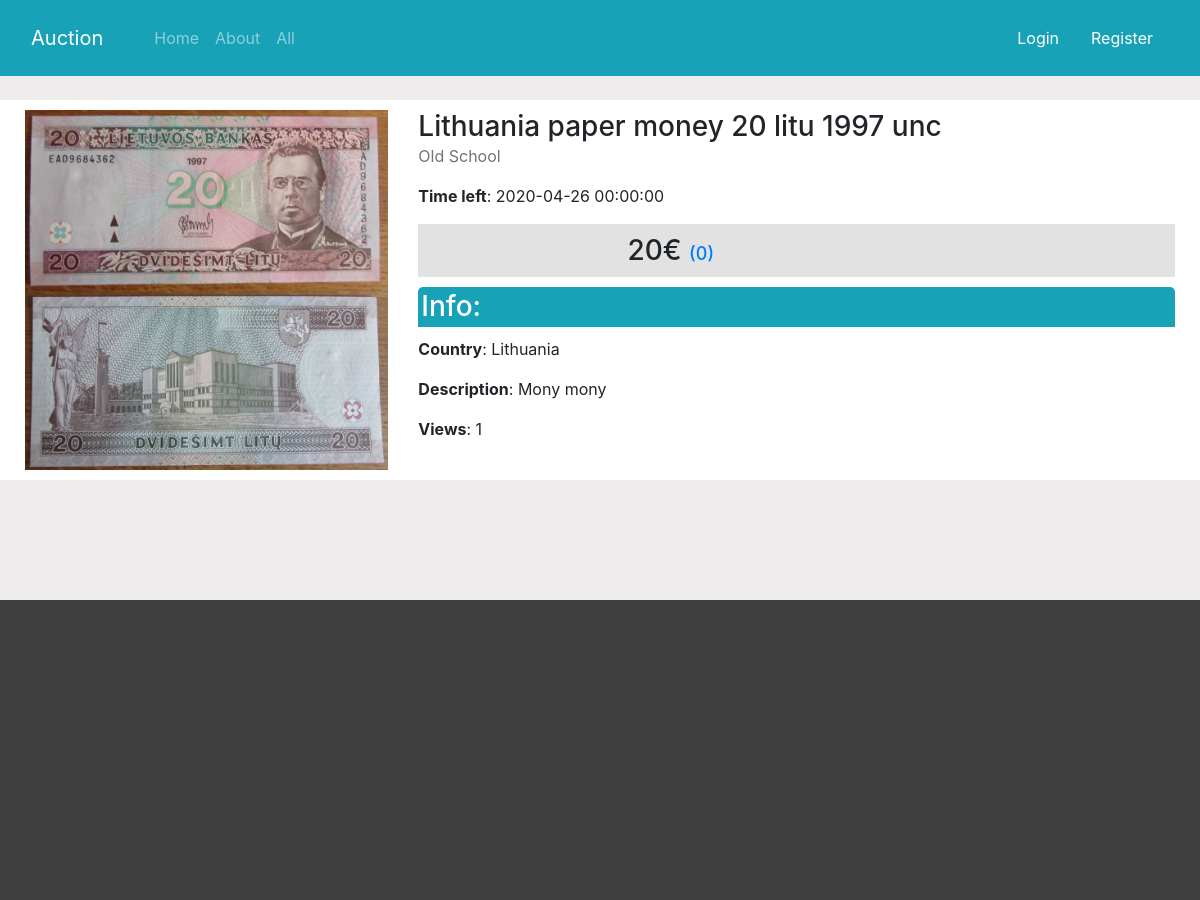
/item/52, run on an earlier commit of the app's database.
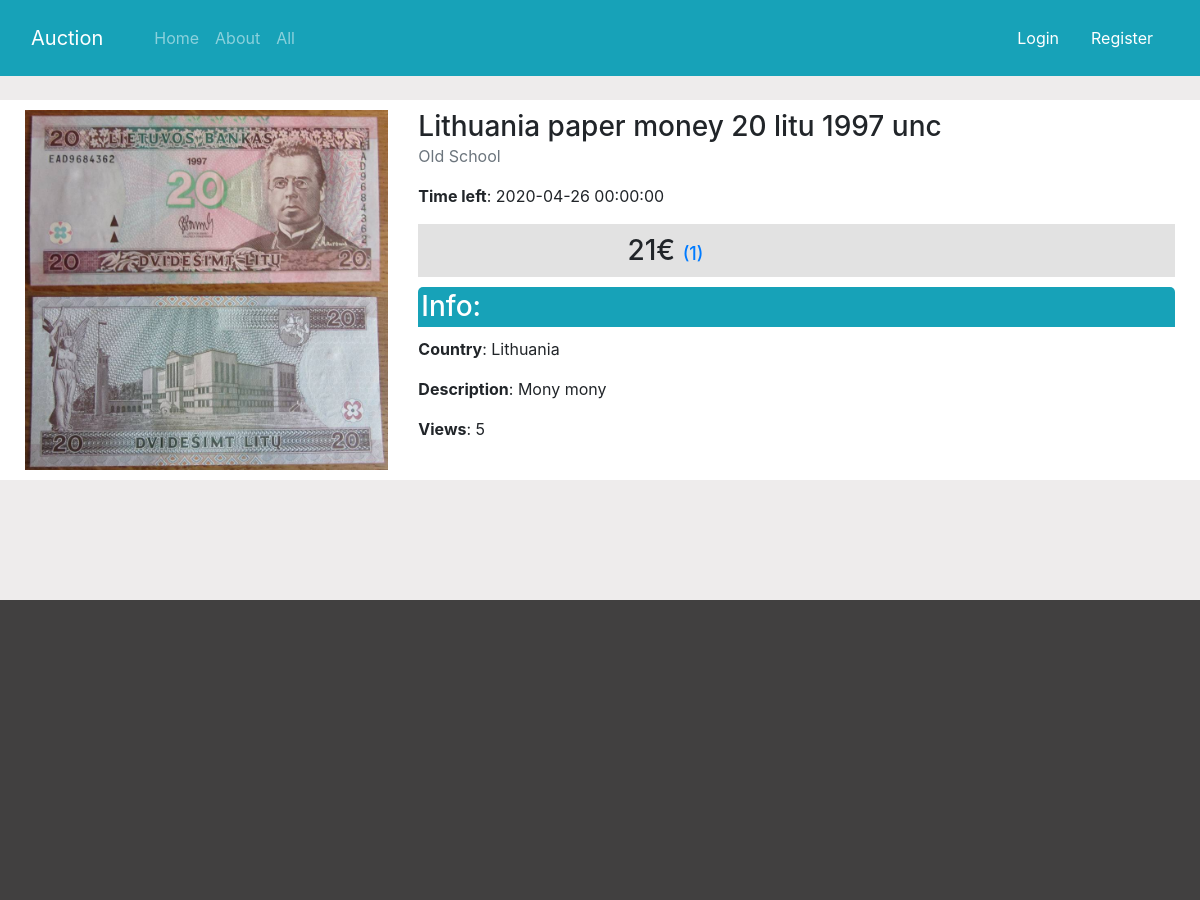
And on a later commit of the database.
### app/item.py (models this page shows)
class Item(db.Model):
    id = db.Column(db.Integer, primary_key=True)
    name = db.Column(db.String(80), nullable=False)
    category = db.Column(db.String(80), nullable=False)
    description = db.Column(db.String(80), nullable=False)
    country = db.Column(db.String(80), nullable=False)
    min_price = db.Column(db.Integer, nullable=False)
    offer = db.relationship('Offer', backref='offer', lazy=True)
    auction_image = db.Column(db.String(256), nullable=False)
    end_day = db.Column(db.DateTime, nullable=False)
    time = db.Column(db.Integer, nullable=False)
    views = db.Column(db.Integer, nullable=False, default=0)
    user_id = db.Column(db.Integer, db.ForeignKey('user.id'), nullable=False)

### app/controllers/item.py (the view)
@App.route('/item/<int:item_id>', methods=['GET', 'POST'])
def item(item_id):
    form = BidForm()
    item = Item.query.get_or_404(item_id)
    offer = Offer.query.filter_by(item_id=item_id).order_by(Offer.id.desc()).first()
    item.views = item.views+1
    db.session.commit()
    return render_template('single-item.html', title=item.name, item=item, offerLen=len(item.offer), form=form)

### app/templates/single-item.html (shortened to what this page needs)
{% extends 'layout.html' %}
{% block content %}
    <div class="row bg-white">
        <div class="col-4">
            <img src={{url_for('static', filename='images/'+item.auction_image)}} alt="img">
        </div>
        <div class="col-8">
            <h3>{{title.capitalize()}}</h3>
            <p class="text-muted">{{item.category}}</p>
            <p><span class="font-weight-bold">Time left</span>:   {{item.end_day}}</p>
            <div class="bid">
                <div class="container">
                        <h3>{{item.min_price}}€ <a style="font-size: 18px;" href={{url_for('offers', item_id=item.id)}}>({{offerLen}})</a></h3>
                </div>
            </div>
            <h3 class="infobar bg-info text-white">Info:</h3>
            <p> <span class="font-weight-bold">Country</span>: {{item.country}}</p>
            <p> <span class="font-weight-bold">Description</span>: {{item.description}}</p>
            <p><span class="font-weight-bold">Views</span>:   {{item.views}}</p>
        </div>
    </div>
{% endblock content%}

What changed in the data, as far as the page shows it:
changed Item "Old School": min_price "20" → "21"; views "1" → "5"
Also different on the page:
{{ offerLen }}: "0" → "1"
